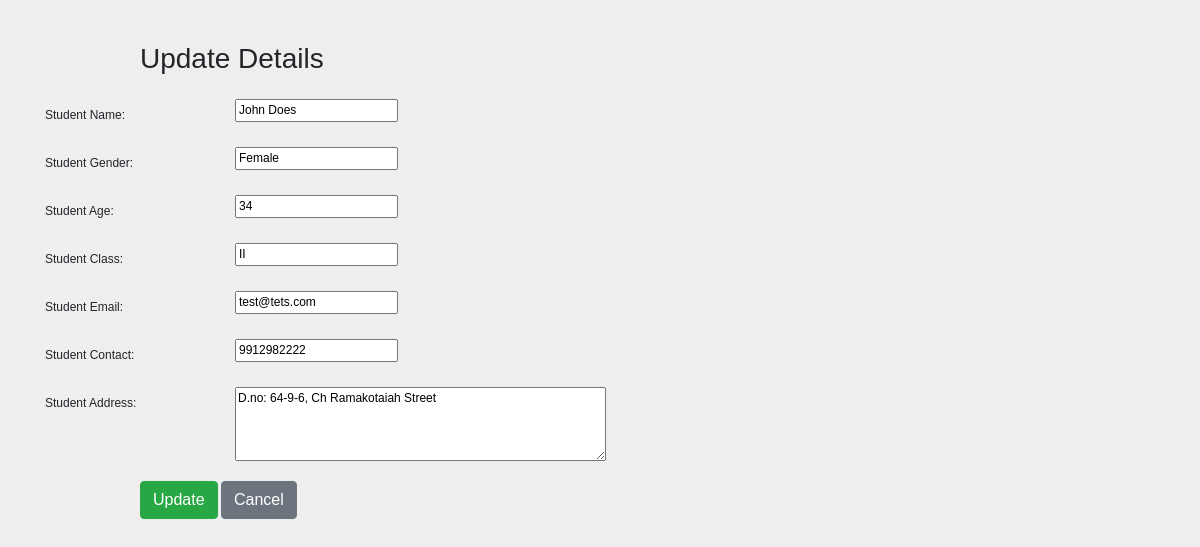
Page /edit/124 on the committed database.
### students/models.py (models this page shows)
class Student(models.Model):
    id = models.AutoField(primary_key=True)
    name = models.CharField(max_length=100)
    gender = models.CharField(max_length=10)
    age = models.IntegerField()
    standard = models.CharField(max_length=5)
    email = models.EmailField()
    phone = models.CharField(max_length=15)
    address = models.CharField(max_length=256)
    class Meta:
        db_table = "student"

### students/views.py (the view)
# urls.py: path('edit/<int:id>', views.edit),
def edit(request, id):
    student = Student.objects.get(id=id)
    return render(request,'edit.html', {'student':student})

### students/templates/edit.html (shortened to what this page needs)
{% extends 'base.html' %}
{% block content %}
<form method="POST" class="post-form" action="/update/{{student.id}}">
  <div class="container">
    <br>
    <div class="form-group row">
      <label class="col-sm-1 col-form-label"></label>
      <div class="col-sm-4">
        <h3>Update Details</h3>
      </div>
    </div>
    <div class="form-group row">
      <label class="col-sm-2 col-form-label">Student Name:</label>
      <div class="col-sm-4">
        <input type="text" name="name" id="name" required maxlength="100" value="{{ student.name }}" />
      </div>
    </div>
    <div class="form-group row">
      <label class="col-sm-2 col-form-label">Student Gender:</label>
      <div class="col-sm-4">
        <input type="text" name="gender" id="gender" required maxlength="10" value="{{ student.gender }}" />
      </div>
    </div>
    <div class="form-group row">
      <label class="col-sm-2 col-form-label">Student Age:</label>
      <div class="col-sm-4">
        <input type="numbder" min="10" max="100" name="age" id="age" required maxlength="3" value="{{ student.age }}" />
      </div>
    </div>
    <div class="form-group row">
      <label class="col-sm-2 col-form-label">Student Class:</label>
      <div class="col-sm-4">
        <input type="text" name="standard" id="standard" required maxlength="5" value="{{ student.standard }}" />
      </div>
    </div>
    <div class="form-group row">
      <label class="col-sm-2 col-form-label">Student Email:</label>
      <div class="col-sm-4">
        <input type="email" name="email" id="email" required maxlength="128" value="{{ student.email }}" />
      </div>
    </div>
    <div class="form-group row">
      <label class="col-sm-2 col-form-label">Student Contact:</label>
      <div class="col-sm-4">
        <input type="text" name="phone" id="phone" required maxlength="15" value="{{ student.phone }}" />
      </div>
    </div>
    <div class="form-group row">
      <label class="col-sm-2 col-form-label">Student Address:</label>
      <div class="col-sm-4">
        <textarea id="address" name="address" required rows="4" cols="50"
          value="{{ student.address }}">{{ student.address }}</textarea>
      </div>
    </div>
    <div class="form-group row">
      <label class="col-sm-1 col-form-label"></label>
      <div class="col-sm-4">
        <button type="submit" class="btn btn-success">Update</button>
        <button class="btn btn-secondary" type="button" onclick="location.pathname='\show'">Cancel</button>
      </div>
    </div>
  </div>
</form>
{% endblock %}

### students/static/css/style.css (style rules this page uses)
body { font:12px/1.4 Verdana,Arial; background:#eee; height:100%; margin:25px 0; padding:0 }

### rows in the picture
Student: name "John Does", gender "Female", age "34", standard "II", email "test@tets.com", phone "9912982222", address "D.no: 64-9-6, Ch Ramakotaiah Street"
